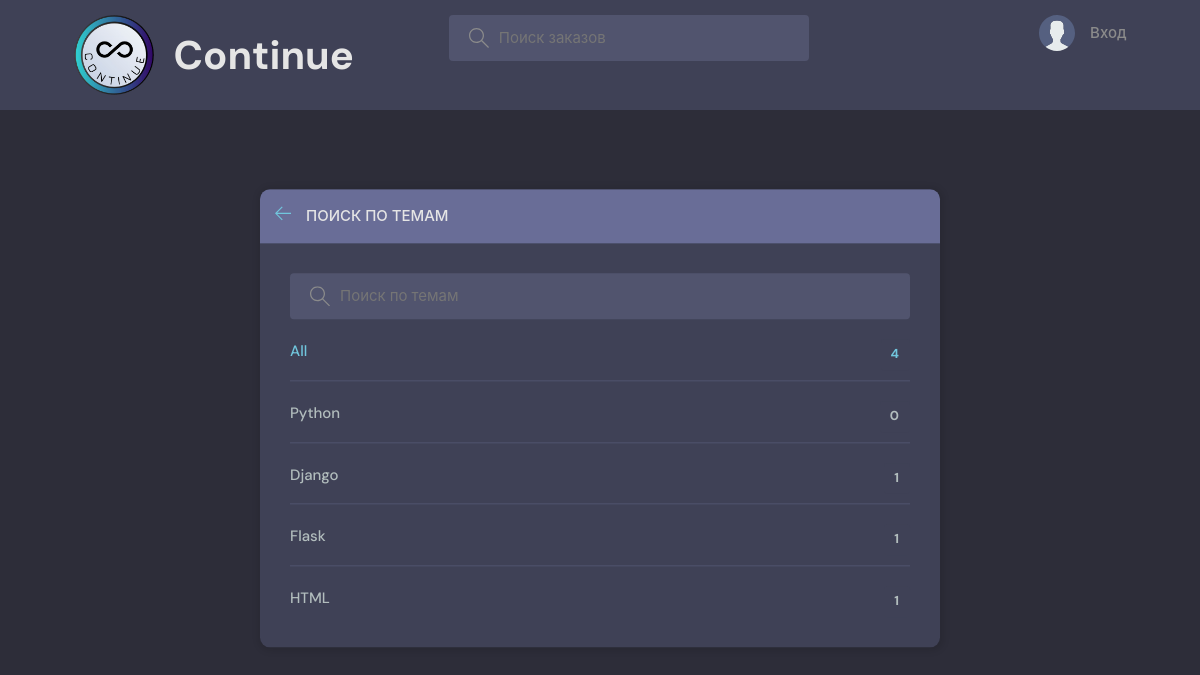
Page /topics/ on the committed database.
### base/models.py (models this page shows, shortened)
class Topic(models.Model):
    name = models.CharField(max_length=200)

### base/views.py (the view)
# urls.py: path('topics/', views.topicsPage, name="topics"),
def topicsPage(request):
    q = request.GET.get('q') if request.GET.get('q') != None else ''
    topics = Topic.objects.filter(name__icontains=q)
    return render(request, 'base/topics.html', {'topics': topics})

### base/templates/base/topics.html (shortened to what this page needs)
{% extends 'main.html' %}
{% block content %}
<main class="create-job layout">
  <div class="container">
    <div class="layout__box">
      <div class="layout__boxHeader">
        <div class="layout__boxTitle">
          <a href="{% url 'home' %}">
            <svg version="1.1" xmlns="http://www.w3.org/2000/svg" width="32" height="32" viewBox="0 0 32 32">
              <title>arrow-left</title>
              <path
                d="M13.723 2.286l-13.723 13.714 13.719 13.714 1.616-1.611-10.96-10.96h27.625v-2.286h-27.625l10.965-10.965-1.616-1.607z">
              </path>
            </svg>
          </a>
          <h3>Поиск по темам</h3>
        </div>
      </div>
      <div class="topics-page layout__body">
        <form action="" method="GET" class="header__search">
          <label>
            <input name="q" placeholder="Поиск по темам" />
          </label>
        </form>
        <ul class="topics__list">
          <li>
            <a href="{% url 'topics' %}" class="active">All <span>{{topics.count}}</span></a>
          </li>
          {% for topic in topics %}
          <li>
            <a href="{% url 'home' %}?q={{topic.name}}">{{ topic.name }} <span>{{topic.job_set.all.count}}</span></a>
          </li>
          {% endfor %}
        </ul>
      </div>
    </div>
  </div>
</main>
{% endblock content %}

### static/css/style.css (style rules this page uses)
:root { --color-main: #71c6dd; --color-main-light: #e1f6fb; --color-dark: #3f4156; --color-dark-medium: #51546e; --color-dark-light: #696d97; --color-light: #e5e5e5; --color-gray: #8b8b8b; --color-light-gray: #b2bdbd; --color-bg: #2d2d39; --color-success: #5dd693; --color-error: #fc4b0b; }
* { font-family: "DM Sans", -apple-system, BlinkMacSystemFont, "Segoe UI", Roboto, Oxygen, Ubuntu, Cantarell, "Open Sans", "Helvetica Neue", sans-serif; margin: 0; padding: 0; box-sizing: border-box; text-rendering: optimizeLegibility; font-size: inherit; }
html { font-size: 56.25%; }
@media only screen and (min-width: 1200px) { html { font-size: 62.5%; } }
body { line-height: 1.6; font-weight: 400; font-size: 1.5rem; color: var(--color-light-gray); background-color: var(--color-bg); min-height: 100vh; }
a { display: inline-block; color: var(--color-main); text-decoration: none; }
.container { max-width: 120rem; width: 90%; margin: auto; }
.header__search > label { background-color: var(--color-dark-medium); padding: 1.3rem 1rem; display: flex; align-items: center; gap: 1rem; border-radius: 4px; }
.header__search svg { fill: var(--color-gray); width: 2rem; height: 2rem; margin-left: 1rem; }
.header__search input { width: 30rem; background: transparent; border: none; outline: none; color: var(--color-light); }
.layout { margin-top: 2.4rem; }
.layout > .container { display: flex; justify-content: space-between; align-items: flex-start; }
.layout__box { width: 90%; max-width: 48rem; min-height: 40rem; position: absolute; top: 50%; left: 50%; transform: translate(-50%, -46%); background-color: var(--color-dark); border-radius: 1rem; box-shadow: 1px 1px 6px 3px rgba(0, 0, 0, 0.1); overflow: hidden; }
.layout__boxHeader { display: flex; padding: 1.5rem; background-color: var(--color-dark-light); }
.layout__boxTitle { display: flex; gap: 1.5rem; align-items: center; }
.layout__boxTitle h3 { text-transform: uppercase; font-weight: 500; color: var(--color-light); }
.layout__boxTitle svg { width: 1.6rem; height: 1.6rem; fill: var(--color-main); }
.layout__body { margin: 3rem; }
.topics__list { list-style: none; }
.topics__list li a { display: flex; justify-content: space-between; margin-bottom: 3rem; font-weight: 500; color: var(--color-light-gray); transition: all 0.3s ease-in-out; }
.topics__list li a.active, .topics__list li a:hover { color: var(--color-main); }
.topics__list li a span { padding: 0.5rem 1rem; background-color: var(--color-dark); border-radius: 3px; font-size: 1.3rem; font-weight: 700; letter-spacing: 1px; }
.topics-page .topics__list li:not(:last-child) a { margin: 2rem 0; padding-bottom: 1rem; text-decoration: none; border-bottom: 1px solid var(--color-dark-medium); }
.topics-page .header__search { display: block; }
.create-job.layout .layout__box { max-width: 68rem; }

### rows in the picture
Topic: name "Python", job_set.all.count "0"
Topic: name "Django", job_set.all.count "1"
Topic: name "Flask", job_set.all.count "1"
Topic: name "HTML", job_set.all.count "1"

### other values in the picture
{{ topics.count }} "4"
